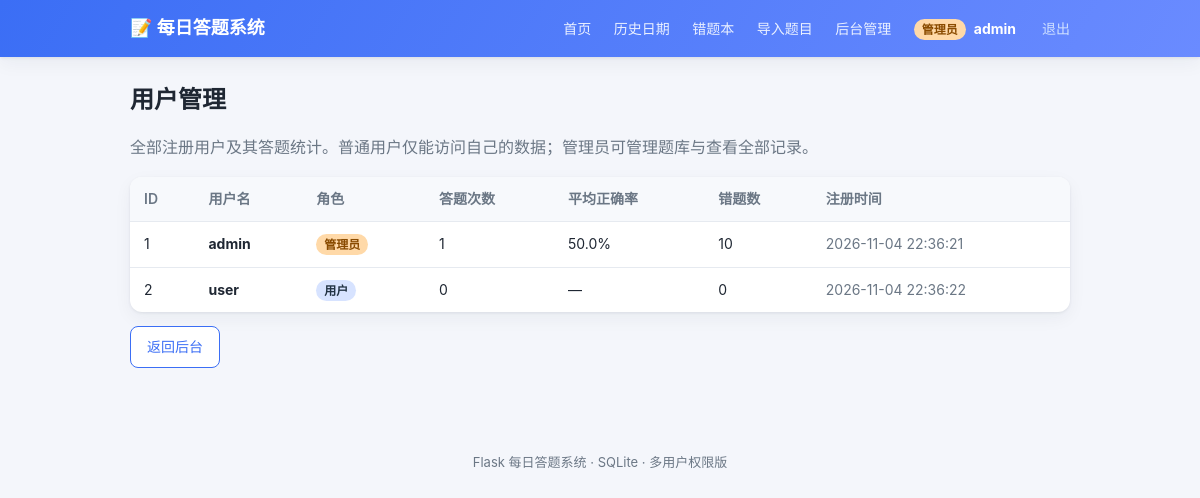
Page /admin/users (signed in) on the committed database.
### tables this page shows
CREATE TABLE users (
    id            INTEGER PRIMARY KEY AUTOINCREMENT,
    username      TEXT NOT NULL UNIQUE,
    password_hash TEXT NOT NULL,
    role          TEXT NOT NULL DEFAULT 'user',
    created_at    TEXT NOT NULL
);

### app.py (the view)
@app.route("/admin/users")
@admin_required
def admin_users():
    users = models.list_users_with_stats()
    return render_template("admin_users.html", users=users)

### app.py (called while the page is built)
def _resolve_current_user() -> Optional[dict]:
    if hasattr(g, "auth_user"):
        return g.auth_user
    user: Optional[dict] = None
    raw_id = session.get("user_id")
    if raw_id:
        try:
            row = models.get_user(int(raw_id))
        except (TypeError, ValueError):
            row = None
        if row:
            user = dict(row)
            session["username"] = user["username"]
            session["role"] = user["role"]
        else:
            session.clear()
    g.auth_user = user
    return user

def admin_required(view):
    @wraps(view)
    def wrapper(*args, **kwargs):
        user = _resolve_current_user()
        if not user:
            flash("登录状态已失效，请重新登录", "error")
            return redirect(url_for("login"))
        if user["role"] != "admin":
            flash("需要管理员权限", "error")
            return redirect(url_for("index"))
        return view(*args, **kwargs)
    return wrapper

@app.context_processor
def inject_user():
    user = _resolve_current_user()
    if user:
        return {
            "current_user": {
                "id": user["id"],
                "username": user["username"],
                "role": user["role"],
            }
        }
    return {"current_user": None}

### models.py (called while the page is built)
def get_conn() -> sqlite3.Connection:
    conn = sqlite3.connect(DB_PATH)
    conn.row_factory = sqlite3.Row
    conn.execute("PRAGMA foreign_keys = ON")
    return conn

def get_user(user_id: int) -> Optional[sqlite3.Row]:
    conn = get_conn()
    row = conn.execute("SELECT * FROM users WHERE id = ?", (user_id,)).fetchone()
    conn.close()
    return row

def list_users_with_stats() -> list[dict]:
    conn = get_conn()
    rows = conn.execute(
        """
        SELECT u.id, u.username, u.role, u.created_at,
               (SELECT COUNT(*) FROM daily_records dr WHERE dr.user_id = u.id) AS record_count,
               (SELECT AVG(dr.accuracy) FROM daily_records dr WHERE dr.user_id = u.id) AS avg_accuracy,
               (SELECT COUNT(*) FROM wrong_questions wq WHERE wq.user_id = u.id) AS wrong_count
        FROM users u
        ORDER BY u.id
        """
    ).fetchall()
    conn.close()
    return [dict(r) for r in rows]

### templates/admin_users.html (shortened to what this page needs)
{% extends "base.html" %}
{% block content %}
<h1 class="page-title">用户管理</h1>
<p class="muted">全部注册用户及其答题统计。普通用户仅能访问自己的数据；管理员可管理题库与查看全部记录。</p>
{% if users %}
    <table class="table">
        <thead>
            <tr><th>ID</th><th>用户名</th><th>角色</th><th>答题次数</th><th>平均正确率</th><th>错题数</th><th>注册时间</th></tr>
        </thead>
        <tbody>
            {% for u in users %}
                <tr>
                    <td>{{ u.id }}</td>
                    <td><b>{{ u.username }}</b></td>
                    <td>
                        <span class="role-badge role-{{ u.role }}">{{ '管理员' if u.role == 'admin' else '用户' }}</span>
                    </td>
                    <td>{{ u.record_count }}</td>
                    <td>{% if u.avg_accuracy is not none %}{{ '%.1f' % u.avg_accuracy }}%{% else %}—{% endif %}</td>
                    <td>{{ u.wrong_count }}</td>
                    <td class="muted">{{ u.created_at }}</td>
                </tr>
            {% endfor %}
        </tbody>
    </table>
{% else %}
    <p class="muted">暂无用户。</p>
{% endif %}
<div class="btn-row">
    <a class="btn btn-ghost" href="{{ url_for('admin_dashboard') }}">返回后台</a>
</div>
{% endblock %}

### templates/base.html (shortened to what this page needs)
<!DOCTYPE html>
<html lang="zh-CN">
<head>
    <link rel="stylesheet" href="{{ url_for('static', filename='style.css') }}">
</head>
<body>
    <header class="topbar">
        <div class="topbar-inner">
            <a class="brand" href="{{ url_for('index') if current_user else url_for('login') }}">📝 每日答题系统</a>
            <nav class="nav">
                {% if current_user %}
                    <a href="{{ url_for('index') }}">首页</a>
                    <a href="{{ url_for('history') }}">历史日期</a>
                    <a href="{{ url_for('wrong_list') }}">错题本</a>
                    {% if current_user.role == 'admin' %}
                        <a href="{{ url_for('import_page') }}">导入题目</a>
                        <a href="{{ url_for('admin_dashboard') }}">后台管理</a>
                    {% endif %}
                    <span class="nav-user">
                        <span class="role-badge role-{{ current_user.role }}">{{ '管理员' if current_user.role == 'admin' else '用户' }}</span>
                        <b>{{ current_user.username }}</b>
                        <a class="nav-logout" href="{{ url_for('logout') }}">退出</a>
                    </span>
                {% else %}
                    <a href="{{ url_for('login') }}">登录</a>
                    <a href="{{ url_for('register') }}">注册</a>
                {% endif %}
            </nav>
        </div>
    </header>
    <main class="container">
        {% block content %}{% endblock %}
    </main>
    <footer class="footer">
        <span>Flask 每日答题系统 · SQLite · 多用户权限版</span>
    </footer>
</body>
</html>

### static/style.css (style rules this page uses)
:root { --bg: #f4f6fb; --card: #ffffff; --ink: #1f2733; --muted: #6b7785; --primary: #3b6ef5; --primary-d: #2f59c7; --ok: #1f9d55; --bad: #e2483a; --line: #e6eaf0; --shadow: 0 1px 3px rgba(20, 30, 50, .08), 0 6px 18px rgba(20, 30, 50, .05); }
* { box-sizing: border-box; }
body { margin: 0; font-family: -apple-system, BlinkMacSystemFont, "Segoe UI", "PingFang SC", "Microsoft YaHei", sans-serif; background: var(--bg); color: var(--ink); line-height: 1.6; }
.topbar { background: linear-gradient(120deg, #3b6ef5, #6a8bff); color: #fff; box-shadow: var(--shadow); }
.topbar-inner { max-width: 980px; margin: 0 auto; padding: 14px 20px; display: flex; align-items: center; justify-content: space-between; }
.brand { color: #fff; font-weight: 700; font-size: 18px; text-decoration: none; }
.nav a { color: #eaf0ff; text-decoration: none; margin-left: 18px; font-size: 14px; }
.container { max-width: 980px; margin: 0 auto; padding: 24px 20px 60px; }
.page-title { font-size: 24px; margin: 0 0 6px; }
.muted { color: var(--muted); }
.btn { display: inline-block; background: var(--primary); color: #fff; border: none; padding: 9px 16px; border-radius: 8px; text-decoration: none; cursor: pointer; font-size: 14px; transition: .15s; }
.btn-ghost { background: #fff; color: var(--primary); border: 1px solid var(--primary); }
.btn-row { display: flex; gap: 12px; flex-wrap: wrap; margin-top: 14px; }
.table { width: 100%; border-collapse: collapse; background: var(--card); border-radius: 12px; overflow: hidden; box-shadow: var(--shadow); }
.table th, .table td { padding: 11px 14px; text-align: left; border-bottom: 1px solid var(--line); font-size: 14px; }
.table th { background: #f7f9fc; color: var(--muted); font-weight: 600; }
.table tr:last-child td { border-bottom: none; }
.footer { text-align: center; color: var(--muted); font-size: 13px; padding: 24px; }
.nav-user { margin-left: 18px; display: inline-flex; align-items: center; gap: 8px; color: #eaf0ff; font-size: 14px; }
.nav-user b { color: #fff; }
.nav-logout { color: #cfe0ff !important; margin-left: 4px; }
.role-badge { display: inline-block; padding: 1px 8px; border-radius: 999px; font-size: 12px; font-weight: 600; }
.role-badge.role-admin { background: #ffd9a8; color: #8a4b00; }
.role-badge.role-user { background: #d7e3ff; color: #234; }

### rows in the picture
users: role "管理员", username "admin", id "1", record_count "1", avg_accuracy "50.0", wrong_count "10", created_at "2026-11-04 22:36:21"
users: id "2", username "user", role "用户", record_count "0", wrong_count "0", created_at "2026-11-04 22:36:22"
